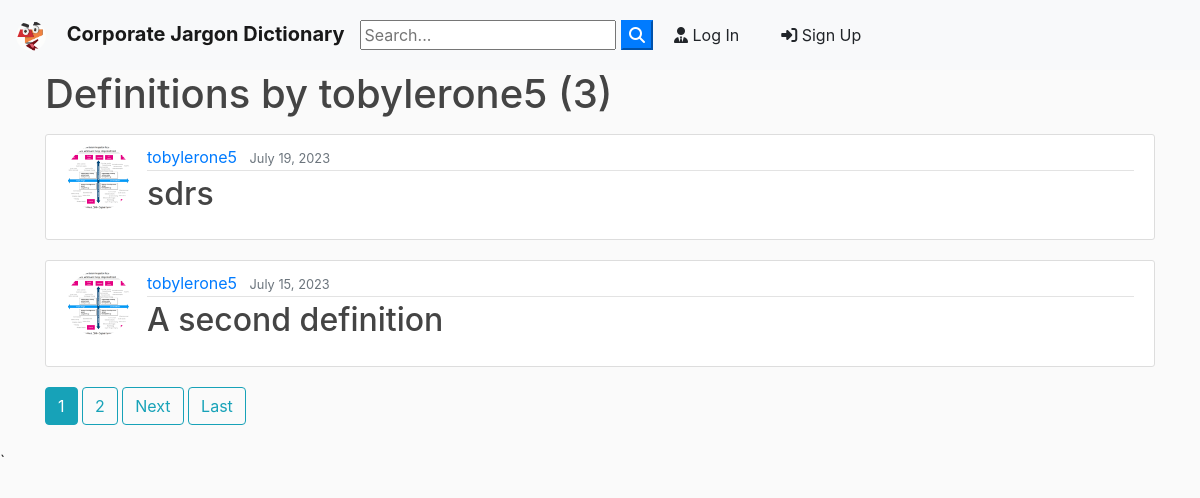
Page /user/tobylerone5 on the committed database.
### blog/models.py (models this page shows, shortened)
class Definition(models.Model):
	word = models.CharField(max_length=100)
	description = models.TextField()
	date_posted = models.DateTimeField(default=timezone.now)
	author = models.ForeignKey(User, on_delete=models.CASCADE)
	likes = models.ManyToManyField(User, related_name='definitions')

### users/models.py (models this page shows, shortened)
class Profile(models.Model):
    user = models.OneToOneField(User, on_delete=models.CASCADE)
    image = models.ImageField(default='default.jpg', upload_to='profile_pics')

### blog/views.py (the view)
# urls.py: path('user/<str:username>', UserDefinitionListView.as_view(), name='user-definitions'),
class UserDefinitionListView(ListView):
    model = Definition
    template_name = 'blog/user_definitions.html'  # <app>/<model>_<viewtype>.html
    context_object_name = 'definitions'
    paginate_by = 2
    def get_queryset(self):
        user = get_object_or_404(User, username=self.kwargs.get('username'))
        return Definition.objects.filter(author=user).order_by('-date_posted')

### blog/templates/blog/user_definitions.html (shortened to what this page needs)
{% extends "blog/base.html" %}
{% block content %}
    <h1 class="mb-3">Definitions by {{ view.kwargs.username }} ({{ page_obj.paginator.count }})</h1>
    {% for definition in definitions %}
        <article class="media content-section">
          <img class="rounded-circle article-img" src="{{ definition.author.profile.image.url }}">
          <div class="media-body">
            <div class="article-metadata">
              <a class="mr-2" href="{% url 'user-definitions' definition.author.username %}">{{ definition.author }}</a>
              <small class="text-muted">{{ definition.date_posted|date:"F d, Y" }}</small>
            </div>
            <h2><a class="article-title" href="{% url 'definition-detail' definition.id %}">{{ definition.word }}</a></h2>
          </div>
        </article>
    {% endfor %}
    {% if is_paginated %}
      {% for num in page_obj.paginator.page_range %}
        {% if page_obj.number == num %}
          <a class="btn btn-info mb-4" href="?page={{ num }}">{{ num }}</a>
        {% elif num > page_obj.number|add:'-3' and num < page_obj.number|add:'3' %}
          <a class="btn btn-outline-info mb-4" href="?page={{ num }}">{{ num }}</a>
        {% endif %}
      {% endfor %}
      {% if page_obj.has_next %}
        <a class="btn btn-outline-info mb-4" href="?page={{ page_obj.next_page_number }}">Next</a>
        <a class="btn btn-outline-info mb-4" href="?page={{ page_obj.paginator.num_pages }}">Last</a>
      {% endif %}
    {% endif %}
{% endblock content %}

### blog/static/blog/main.css (style rules this page uses)
body { background: #fafafa; color: #333333; margin-top: 0; }
h1, h2, h3, h4, h5, h6 { color: #444444; }
.content-section { background: #ffffff; padding: 10px 20px; border: 1px solid #dddddd; border-radius: 3px; margin-bottom: 20px; }
.article-title { color: #444444; }
.article-img { height: 65px; width: 65px; margin-right: 16px; }
.article-metadata { padding-bottom: 1px; margin-bottom: 4px; border-bottom: 1px solid #e3e3e3 }

### rows in the picture
Definition: author.profile.image (picture), author "tobylerone5", date_posted "July 19, 2023", word "sdrs"
Definition: author.profile.image (picture), author "tobylerone5", date_posted "July 15, 2023", word "A second definition"

### other values in the picture
{{ view.kwargs.username }} "tobylerone5"
{{ page_obj.paginator.count }} "3"
{{ num }} "1"
{{ num }} "2"
